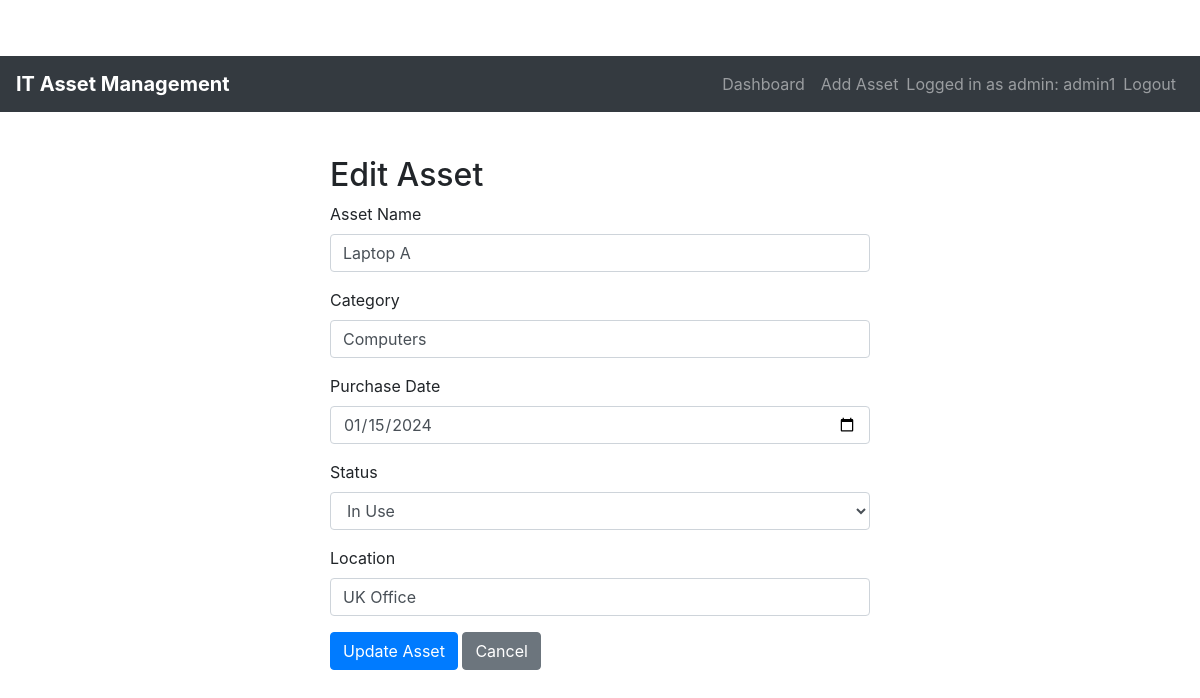
The page /edit_asset/1 (signed in) on the database its author committed.
### tables this page shows
CREATE TABLE assets (
    asset_id INTEGER PRIMARY KEY AUTOINCREMENT,
    name TEXT NOT NULL,
    category TEXT NOT NULL,
    purchase_date DATE NOT NULL,
    status TEXT NOT NULL,
    location TEXT NOT NULL,
    user_id INTEGER NOT NULL,
    FOREIGN KEY (user_id) REFERENCES users(id)
);

### assets.py (the view, shortened to what this page needs)
@assets_bp.route('/edit_asset/<int:asset_id>', methods=['GET', 'POST'])
def edit_asset(asset_id):
    if 'user_id' not in session:
        flash('Please log in to continue.', 'danger')
        return redirect(url_for('auth.login'))
    db = get_db()
    asset = db.execute('SELECT * FROM assets WHERE asset_id = ?', (asset_id,)).fetchone()
    if asset is None:
        flash('Asset not found.', 'danger')
        return redirect(url_for('assets.dashboard'))
    return render_template('edit_asset.html', asset=asset)

### database.py (called while the page is built)
def get_db():
    if 'db' not in g:
        g.db = sqlite3.connect('assets.db')
        g.db.row_factory = sqlite3.Row
    return g.db

### templates/edit_asset.html (shortened to what this page needs)
{% extends "base.html" %}
{% block content %}
<div class="row justify-content-center">
    <div class="col-md-6">
        <h2>Edit Asset</h2>
        <form method="POST" action="">
            <div class="form-group">
                <label for="name">Asset Name</label>
                <input type="text" name="name" class="form-control" value="{{ asset['name'] }}" required>
            </div>
            <div class="form-group">
                <label for="category">Category</label>
                <input type="text" name="category" class="form-control" value="{{ asset['category'] }}" required>
            </div>
            <div class="form-group">
                <label for="purchase_date">Purchase Date</label>
                <input type="date" name="purchase_date" class="form-control" value="{{ asset['purchase_date'] }}" required>
            </div>
            <div class="form-group">
                <label for="status">Status</label>
                <select name="status" class="form-control" required>
                    <option value="In Use" {% if asset['status'] == 'In Use' %}selected{% endif %}>In Use</option>
                </select>
            </div>
            <div class="form-group">
                <label for="location">Location</label>
                <input type="text" name="location" class="form-control" value="{{ asset['location'] }}" required>
            </div>
            <button type="submit" class="btn btn-primary">Update Asset</button>
            <a href="{{ url_for('assets.dashboard') }}" class="btn btn-secondary">Cancel</a>
        </form>
    </div>
</div>
{% endblock %}

### static/styles.css (style rules this page uses)
body { padding-top: 56px; }
h2 { margin-top: 20px; }

### rows shown on the page
assets: name "Laptop A", category "Computers", purchase_date "01/15/2024", status "In Use", location "UK Office"

### other values the page prints
{{ session.get('role') }} "admin"
{{ session.get('username') }} "admin1"
